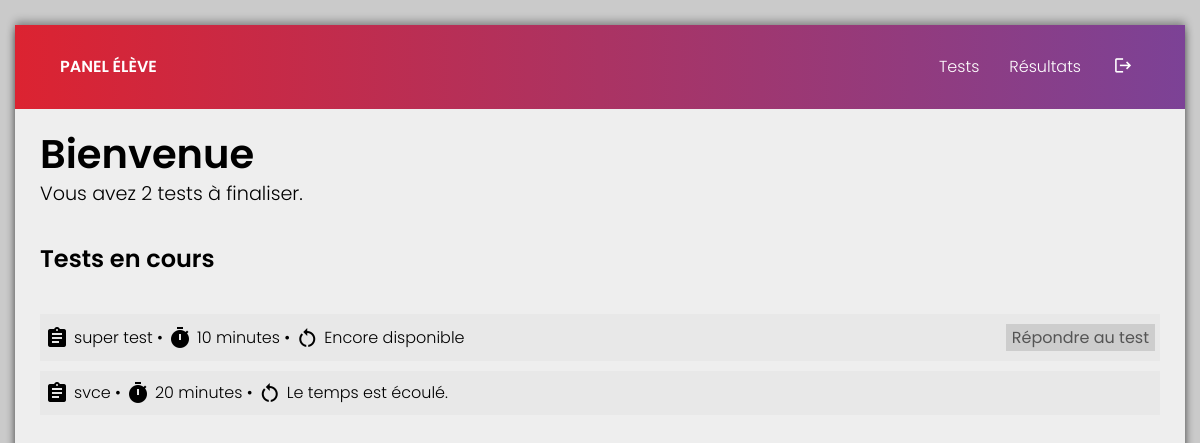
Screenshot of / (signed in) with the database file from the repository.
### tables this page shows
CREATE TABLE `tests` (
  `id` int(11) NOT NULL,
  `titre` varchar(50) NOT NULL,
  `description` text NOT NULL,
  `temps` text NOT NULL,
  `date_max` text NOT NULL,
  `date_creation` text NOT NULL,
  `date_publish` text NOT NULL,
  `tentatives` text NOT NULL,
  `questions` text NOT NULL,
  `publication` text NOT NULL,
  `categorie` text NOT NULL,
  `auteur` text NOT NULL,
  `arrondi_note` text NOT NULL
);

### app/sys/connexion.php (called while the page is built, shortened)
<?php
    function getPDO() {
        $user = 'root';
        $pass = '';
        $pdo_options[PDO::MYSQL_ATTR_INIT_COMMAND] = "SET NAMES 'UTF8'";
        return $connexion = new PDO('mysql:host=localhost;dbname=proj_ap', $user, $pass, $pdo_options);
    }
?>

### app/ui/accueil_user.php (the view, shortened to what this page needs)
<?php
function getPendingTests() {
    $sql = "SELECT * FROM tests";
    $stm = getPDO()->query($sql);
    $tests = $stm->fetchAll();
    $testsPending = 0;
    foreach($tests as $test) {
        $sql = "SELECT * FROM tentatives WHERE test_id=? AND auteur_id=?";
        $stm = getPDO()->prepare($sql);
        $stm->execute([$test["id"],$_SESSION["user"]]);
        $tentative = $stm->fetch();
        if(!$tentative) {
            $testsPending = $testsPending + 1;
        }
    }
    return $testsPending;
}
$pendingTests = getPendingTests();
if($pendingTests == 0) {
    $pendingTestsTexte = "aucun";
}
else {
    $pendingTestsTexte = $pendingTests;
}
?>
<div class="body-content">
    <div class="body-header">
        <p class="big">Bienvenue <span><?php echo $_SESSION["fullname"]; ?></span></p>
        <p>Vous avez <?php echo $pendingTestsTexte; ?> tests à finaliser.</p>
        <p class="title">Tests en cours</p>
    </div>
<?php
    if($pendingTests > 0)
    {
        $sql = "SELECT * FROM tests";
        $stm = getPDO()->query($sql);
        $tests = $stm->fetchAll();
        $testsPending = 0;
        foreach($tests as $test) {
            $sql = "SELECT * FROM tentatives WHERE test_id=? AND auteur_id=?";
            $stm = getPDO()->prepare($sql);
            $stm->execute([$test["id"],$_SESSION["user"]]);
            $tentative = $stm->fetch();
            if(!$tentative) {
                if(time() > $test["date_max"]) {
                    $testDuration = "Le temps est écoulé.";
                    $testAvailable = 0;
                }
                else {
                    $testDuration = "Encore disponible";
                    $testAvailable = 1;
                }
                    echo '
                        <div class="section-wrap">
                        <div class="wrapped">
                            <div class="title">
                                <p><span class="material-icons">assignment</span>';
                    echo $test["titre"];
                    echo ' • </p>
                                <p><span class="material-icons">timer</span>';
                    echo $test["temps"];
                    echo ' minutes • </p>
                                <p><span class="material-icons">restart_alt</span>';
                    echo $testDuration;
                    echo '</p>
                            </div>
                    ';
                    if($testAvailable == 1) {
                        echo '
                            <div class="expand">
                                <a href="?action=fairetest&id=';
                        echo $test["id"];
                        echo '"><button class="small" type="button">Répondre au test</button></a>
                            </div>
                        ';
                    }
                    echo '   </div>
                        <div class="unwrapped"></div>
                    </div>
                    ';
            }
        }
        return $testsPending;
    }
    else {
        echo "Aucun test n'est disponible pour le moment.";
    }
?>

### assets/style.css (style rules this page uses)
*, html, body { font-family: 'Poppins', sans-serif; z-index:0; }
html.index { height:93.5% !important; font-weight:300; }
html, body { min-height:100%; font-weight:300; }
html { padding:25px 15px; background:#cacaca; }
body { box-shadow:0 -4px 8px rgba(0,0,0,0.30), 0 5px 8px rgba(0,0,0,0.45); background:#eee; flex-flow:column; display:flex; }
a { text-decoration: none; color: inherit; }
a { text-decoration:none; }
.body-content { padding:25px; }
.body-content { display: flex; flex-direction: column; justify-content: center; }
button.small { max-height: 30px; background:rgba(0, 0, 0, 0.116); font-size:1em; box-shadow:none; border:none; color:rgba(0, 0, 0, 0.589); margin-top:10px; }
.section-wrap { background:rgba(0, 0, 0, 0.005); margin:0 0 10px 0; }
.section-wrap .wrapped { background:rgba(0, 0, 0, 0.018); }
.section-wrap .wrapped { display: flex; justify-content: space-between; padding:10px 5px; }
.section-wrap .wrapped .title { display: flex; }
.section-wrap .wrapped .title p { display: flex; align-items: center; margin-right:5px; }
.section-wrap .wrapped .title span { margin-right:5px; }
.section-wrap .wrapped .expand { display: flex; align-items: center; }
.section-wrap button, .section-wrap span { margin:0; transition:all 0.3s cubic-bezier(0.075, 0.82, 0.165, 1); }
.body-header p.big { font-size: 2.5em; font-weight: 600; }
.body-header p { font-size:1.2em; }
.body-header p.title { margin: 25px 0 15px 0; font-weight: 600; font-size: 1.5em; }
.body-header { margin-bottom:20px; line-height: 40px; }

### rows the page displays
tests: titre "super test", temps "10", date_max "Encore disponible"
tests: titre "svce", temps "20", date_max "Le temps est écoulé."

### other values shown
$pendingTestsTexte "2"
